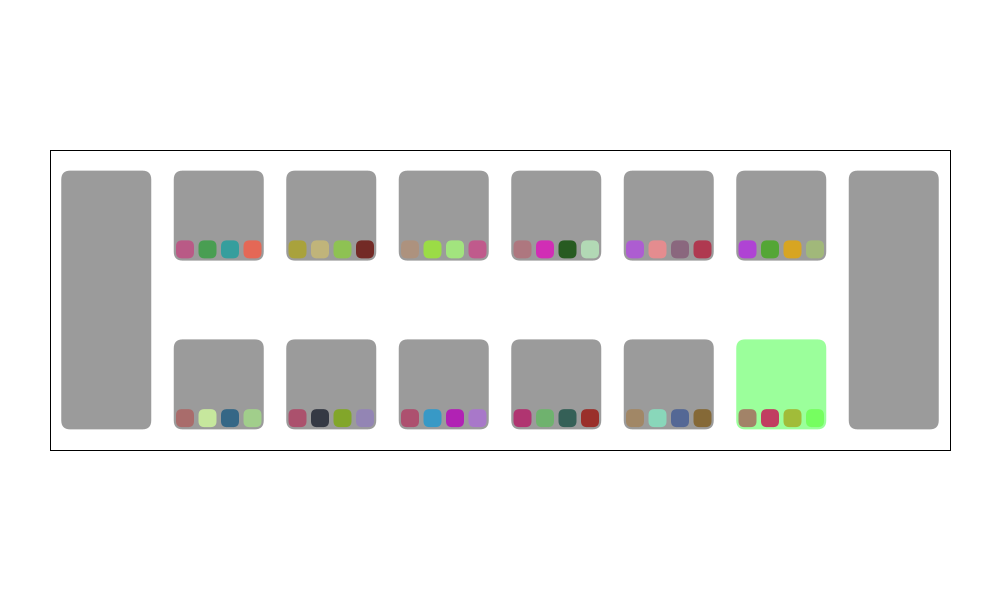
Frame 1 (no input)
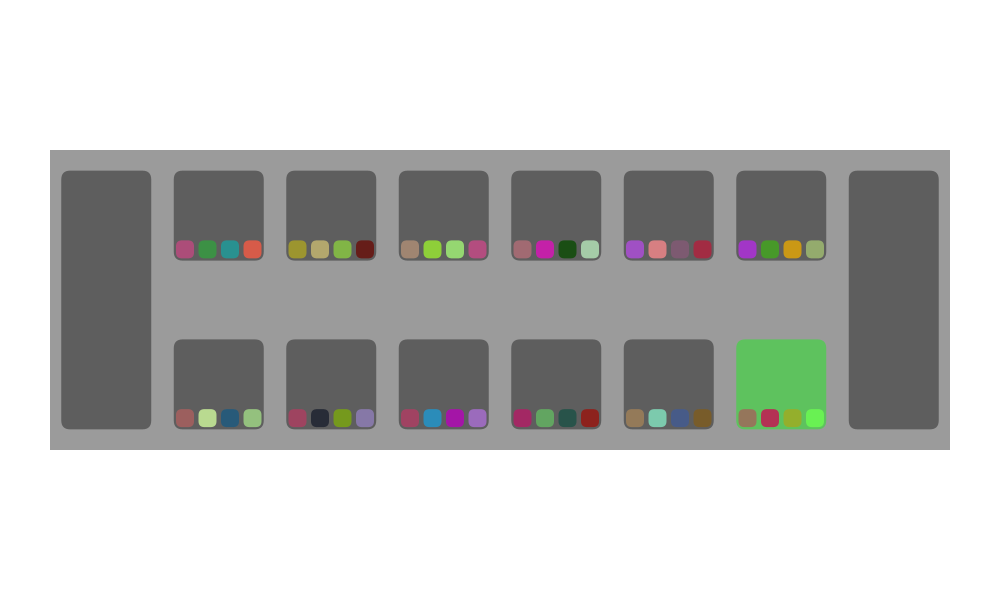
Frame 60 (the mouse pressed at the canvas centre just before this capture)
Frame 120 (the mouse held since frame 60 and released just before this capture): identical to frame 60, image omitted

The Processing sketch that drew these frames (run headless with seeded random() and noise(); from frame 60 on, the mouse is pressed at the canvas centre):

// Processing sketch: main
// ── main.pde
Board board = new Board();
int selected = -1;
int best = -1;
int itterations = 0;

void setup(){
  size(1000,600);
  
  showBest(board, true);
  println(itterations);
}

void draw(){
  
  background(255);
  
  board.drawBoard(width/2,height/2,width*9/10);
}

void renderCup(float x, float y, float w, float h, int k, int l){
  float spot = w/4;
  float size = w/5;
  
  if(floor(h/spot) <= ceil(k/4)){
    renderCup(x,y, w, h+spot, k, l);
  } else {
    rectMode(CENTER);
    noStroke();
    fill(0,100);
    if(l == best){
      fill(0,255,0,100);
    }
    rect(x,y,w,h,size/2);
    
    randomSeed(int(x+y));
    for(int i = 0; i < k; i++){
      fill(random(255),random(255),random(255),200);
      rect(x-w/2+spot*(.5+i%4),y+h/2-spot*(.5+floor(i/4)),size,size,size/3);
    }
  }
  
  if(abs(mouseX-x)<w/2){
    if(abs(mouseY-y)<h/2){
      selected = l;
    }
  }
  
}

void mousePressed(){
  
  if(selected > -1){
    println(board.rotateCups(selected,true));
    itterations = 0;
    showBest(board, true);
    println(itterations);
  }
  
}

void showBest(Board a, boolean me){
  int[] tempWeights = a.getBoardWeight(true);
  int bestSpotFirst = 0;
  int bestWeightFirst = 0;
  int bestSpotLast = 0;
  int bestWeightLast = 0;
  for(int i = 0; i < 6; i++){
    if(tempWeights[i] > bestWeightFirst){
      bestWeightFirst = tempWeights[i];
      bestSpotFirst = i;
    }
    if(tempWeights[i] >= bestWeightLast){
      bestWeightLast = tempWeights[i];
      bestSpotLast = i;
    }
  }
  if(bestSpotLast != bestSpotFirst){
    println("2 Bests at " + bestSpotFirst + " and " + bestSpotLast);
  }
  best = bestSpotLast;
  if(me == false){
    best += 7;
  }
}

class Board{
  int[] cups = new int[14];
  
  Board(){
    for(int i = 0; i < 6; i++){
      cups[i] = 4;
      cups[i+7] = 4;
    }
    cups[6] = 0;
    cups[13] = 0;
  }
  
  void drawBoard(float x, float y, float w){
    float cupWidth = w/10;
    float cupSpace = w/8;
    float h = cupSpace*2.5;
    
    rectMode(CENTER);
    rect(x,y,w,w/3);
    
    selected = -1;
    for(int i = 0; i < 6; i++){
      renderCup(x-w/2+cupSpace*(1.5+i),y+h/2-cupSpace/2,cupWidth,cupWidth,cups[i],i);
      renderCup(x+w/2-cupSpace*(1.5+(i)),y-h/2+cupSpace/2,cupWidth,cupWidth,cups[i+7],i+7);
    }
    renderCup(x+w/2-cupSpace*.5,y,cupWidth,cupWidth+cupSpace*1.5,cups[6],6);
    renderCup(x-w/2+cupSpace*.5,y,cupWidth,cupWidth+cupSpace*1.5,cups[13],13);
    
  }
  
  int rotateCups(int a, boolean me){
    itterations++;
    int myReturn = 0;
    int hand = cups[a];
    cups[a] = 0;
    for(int pointer = a+1; hand > 0; pointer++){
      if(me){
        if(pointer==13){
          pointer++;
        }
      } else {
        if(pointer==6){
          pointer++;
        }
      }
      if(pointer > 13){
        pointer -= 14;
      }
      
      cups[pointer]++;
      hand--;
      
      if(pointer == 13 || pointer == 6){
        myReturn++;
      }
      if(hand == 0){
        if(pointer == 13 || pointer == 6){
          myReturn = myReturn+1000;
        } else if(cups[pointer] > 1){
          myReturn += rotateCups(pointer,me);
        }
      }
    }
    return myReturn;
  }
  
  int[] getBoardWeight(boolean me){
    int[] myReturn = new int[6];
    for(int i = 0; i < 6; i++){
      Board testingBoard = copyBoard(this);
      int tempReturn = testingBoard.rotateCups(i,me);
      if(tempReturn > 999){
        int[] nextGetBoardWeight = testingBoard.getBoardWeight(me);
        int maxWeight = 0;
        for(int j = 0; j < 6; j++){
          if(nextGetBoardWeight[j] > maxWeight){
            maxWeight = nextGetBoardWeight[j];
          }
        }
        tempReturn+=maxWeight;
      }
      myReturn[i] = tempReturn%1000;
    }
    return myReturn;
  }
  
}

Board copyBoard(Board a){
  Board tempBoard = new Board();
  for(int i = 0; i < 14; i++){
    tempBoard.cups[i] = a.cups[i];
  }
  return tempBoard;
}
